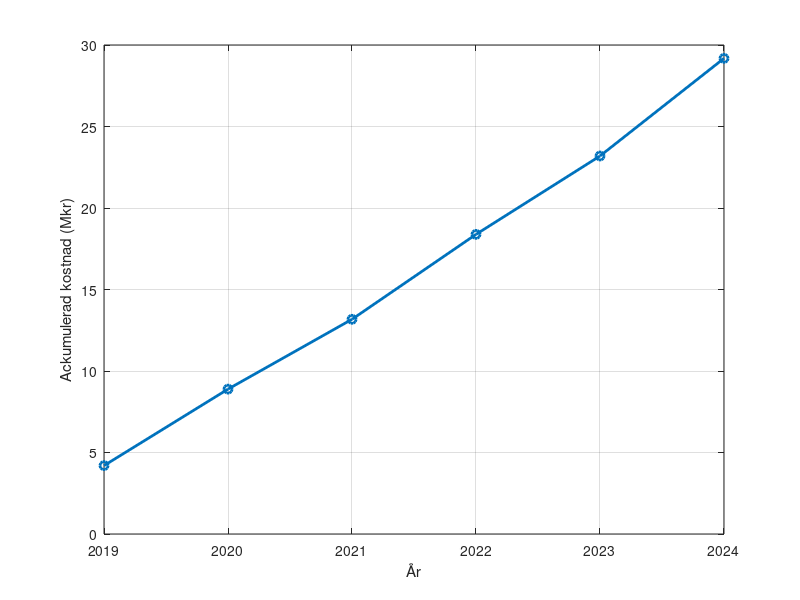

This chart was generated by the following MATLAB code: (Note: this script raises an error after producing the figure.)
% År
years=[2019, 2020, 2021, 2022, 2023, 2024];
% Antal stängda dagar
dagar = [188, 199, 172, 198, 173, 204];
%procentökning från 35,38 till 54,875 på 8 år
r=(54.875/35.38)^(1/8);
% Kostnad per dag (positivt uttryckt), samt anpassad efter ökad elskatt med
% 5,64% per år
kostnad_per_dag=[20000.*r^2, 20000.*r^3, 20000.*r^4, 20000.*r^5,20000.*r^6, 20000.*r^7];
% Total kostnad per år
total_kostnad = dagar.*kostnad_per_dag;
% Ackumulerad kostnad
Ackumulerad_kostnad =cumsum(total_kostnad);
% Plot
figure;
plot(years, Ackumulerad_kostnad/1e6, '-o', 'LineWidth', 2,'MarkerSize',6);
grid on;
xlabel('År');
ylabel('Ackumulerad kostnad (Mkr)');
%%title('Ackumulerad kostnad för stängningar av råvattenintag (2019–2024)');
% Tvinga x-axeln att visa endast de specifika årtalen
xticks(years);
xticklabels(string(years));  % Konverterar till sträng för säker visning
